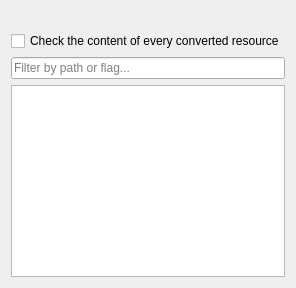
<?xml version="1.0" encoding="UTF-8"?>
<ui version="4.0">
 <class>ImportWizardPlanPage</class>
 <widget class="QWidget" name="ImportWizardPlanPage">
  <layout class="QVBoxLayout" name="main_layout">
   <item>
    <widget class="QLabel" name="summary_label">
     <property name="text">
      <string/>
     </property>
    </widget>
   </item>
   <item>
    <widget class="QCheckBox" name="verify_content_check">
     <property name="text">
      <string>Check the content of every converted resource</string>
     </property>
     <property name="toolTip">
      <string>Queue a checksum job per resource after its conversion: verify against the legacy manifest where there is one, or baseline from disk where there is not. This reads every file, which takes hours over a large catalog. Left off, each resource still gets its manifest carried into a .checksum — dateless, so a later sweep checks it.</string>
     </property>
    </widget>
   </item>
   <item>
    <widget class="QLineEdit" name="filter_edit">
     <property name="placeholderText">
      <string>Filter by path or flag...</string>
     </property>
    </widget>
   </item>
   <item>
    <widget class="QTableView" name="plan_table_view">
     <property name="selectionMode">
      <enum>QAbstractItemView::SelectionMode::NoSelection</enum>
     </property>
     <property name="sortingEnabled">
      <bool>true</bool>
     </property>
    </widget>
   </item>
  </layout>
 </widget>
 <resources/>
 <connections/>
</ui>
